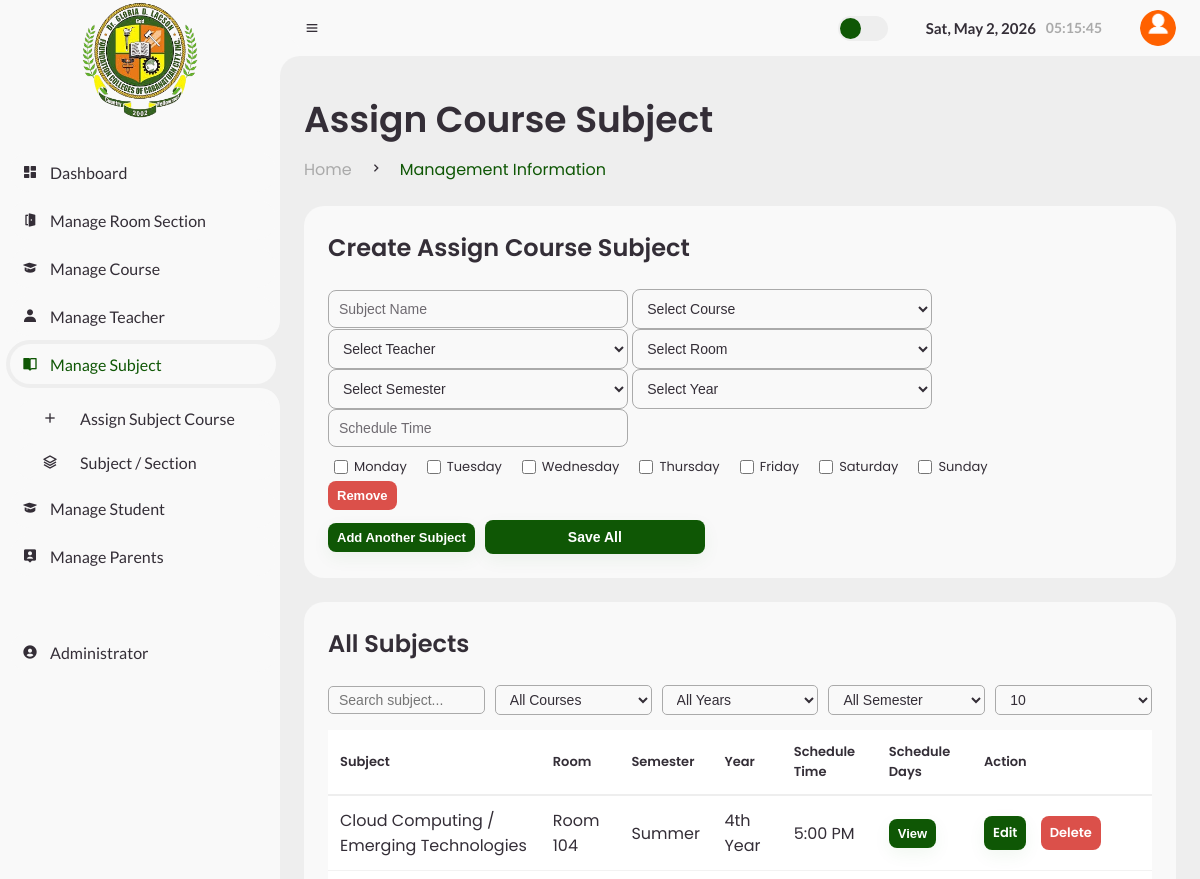
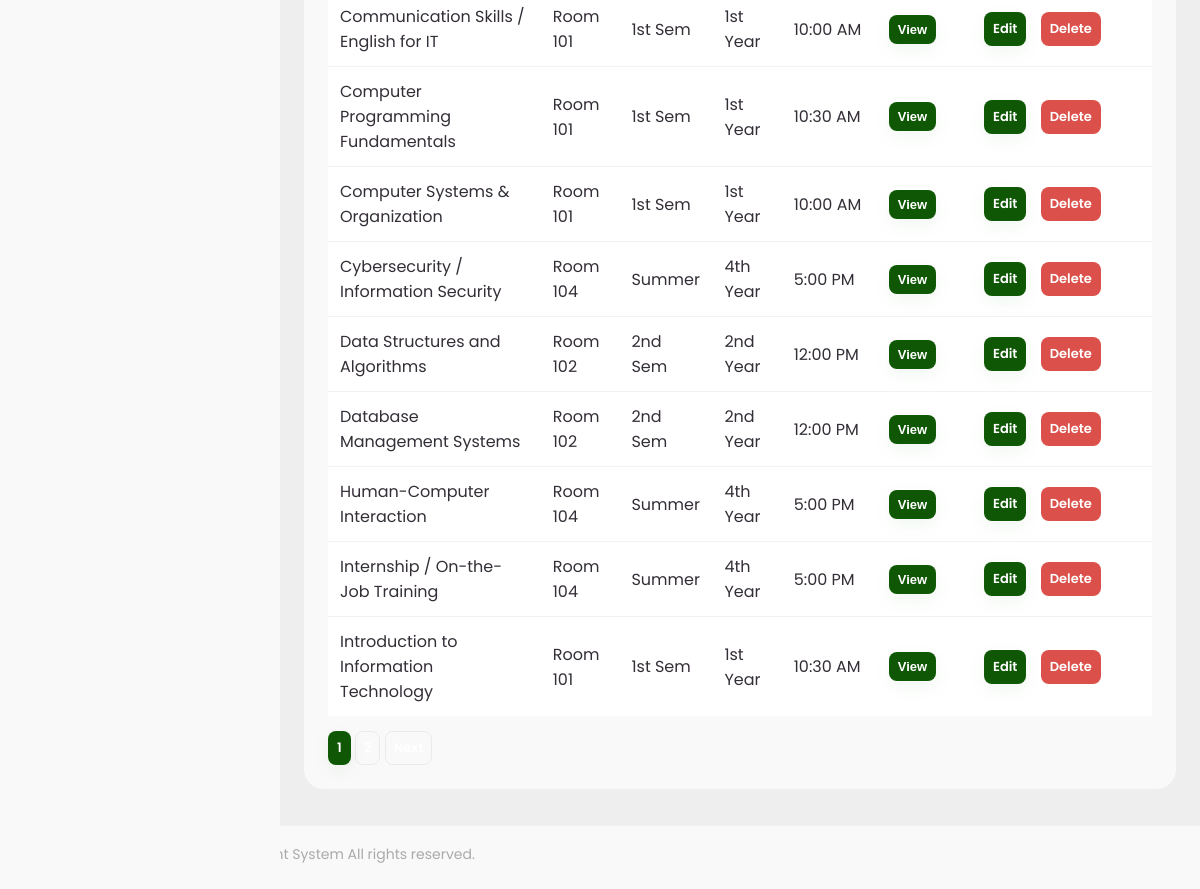
The app's page /Admin/assign_course_subject.php (signed in) with its own data (2 pictures, top to bottom).
### tables this page shows
CREATE TABLE `subjects` (
  `subject_id` int(11) NOT NULL,
  `subject_name` varchar(100) NOT NULL,
  `course_id` int(11) NOT NULL,
  `teacher_id` int(11) NOT NULL,
  `room_id` int(11) DEFAULT NULL,
  `schedule_time` varchar(100) DEFAULT NULL,
  `schedule_days` varchar(100) DEFAULT NULL,
  `semester` enum('1st Sem','2nd Sem','3rd Sem','Summer') DEFAULT NULL,
  `year` enum('1st Year','2nd Year','3rd Year','4th Year') DEFAULT NULL
);

CREATE TABLE `rooms` (
  `room_id` int(11) NOT NULL,
  `room_name` varchar(50) NOT NULL
);

### Admin/assign_course_subject.php (the view, shortened to what this page needs)
<?php
include 'header.php';
$search = $_GET['search'] ?? '';
$page = $_GET['page'] ?? 1;
$limit = $_GET['limit'] ?? 10;
$offset = ($page-1)*$limit;
$where = "WHERE 1";
$totalQuery = mysqli_query($conn, "SELECT COUNT(*) as total
                                   FROM subjects s
                                   LEFT JOIN courses c ON s.course_id=c.course_id
                                   LEFT JOIN rooms r ON s.room_id=r.room_id
                                   LEFT JOIN teachers tt ON s.teacher_id=tt.teacher_id
                                   LEFT JOIN users u ON tt.user_id=u.user_id
                                   $where");
$total = mysqli_fetch_assoc($totalQuery)['total'];
$totalPages = ceil($total/$limit);
$data = mysqli_query($conn, "
    SELECT s.*, c.course_name, r.room_name, CONCAT(u.first_name,' ',u.last_name) as teacher_name,
           (SELECT COUNT(*) FROM student_subjects ss WHERE ss.subject_id=s.subject_id) as assigned_count
    FROM subjects s
    LEFT JOIN courses c ON s.course_id=c.course_id
    LEFT JOIN rooms r ON s.room_id=r.room_id
    LEFT JOIN teachers tt ON s.teacher_id=tt.teacher_id
    LEFT JOIN users u ON tt.user_id=u.user_id
    $where
    ORDER BY s.subject_name ASC
    LIMIT $offset, $limit
");
?>
<main>
<div class="head-title">
    <div class="left">
        <h1>Assign Course Subject</h1>
        <ul class="breadcrumb">
            <li><a href="#">Home</a></li>
            <li><i class='bx bx-chevron-right'></i></li>
            <li><a class="active">Management Information</a></li>
        </ul>
    </div>
</div>
<div class="table-data">
<div class="order">
<div class="head"><h3><?= isset($row) ? "Update Assign Course Subject" : "Create Assign Course Subject" ?></h3></div>
<form method="POST" class="form-class" id="subjectForm">
    <div id="subjectRows">
        <div class="subject-row">
            <input type="text" name="subjectName[]" class="search-input" placeholder="Subject Name" required>
            <select name="courseId[]" class="search-input" required>
                <option value="">Select Course</option>
            </select>
            <select name="teacherId[]" class="search-input" required>
                <option value="">Select Teacher</option>
            </select>
            <select name="roomId[]" class="search-input">
                <option value="">Select Room</option>
            </select>
            <select name="semester[]" class="search-input" required>
                <option value="">Select Semester</option>
            </select>
            <select name="year[]" class="search-input" required>
                <option value="">Select Year</option>
            </select>
            <input type="text" name="scheduleTime[]" class="search-input" placeholder="Schedule Time">
            <div class="days-wrap compact">
                <?php $days=['Monday','Tuesday','Wednesday','Thursday','Friday','Saturday','Sunday'];
                foreach($days as $d){ ?>
                    <label class='day-item'>
                        <input type='checkbox' name='scheduleDays[0][]' value='<?= $d ?>'>
                        <span><?= $d ?></span>
                    </label>
                <?php } ?>
            </div>
            <button type="button" class="btn small danger removeRow">Remove</button>
        </div>
    </div>
    <button type="button" class="btn small primary" id="addRow">Add Another Subject</button>
    <div class="form-actions">
        <?php if(isset($row)){ ?>
            <button name="update" class="btn primary">Update</button>
            <button type="button" id="cancelBtn" class="btn">Cancel</button>
        <?php } else { ?>
            <button name="save" class="btn primary">Save All</button>
        <?php } ?>
    </div>
</form>
</div>
</div>
<div class="table-data">
<div class="order">
<div class="head flex-between"><h3>All Subjects</h3></div>
<div class="row-controls">
<input type="search" id="searchInput" class="search-input" placeholder="Search subject..." value="<?= htmlspecialchars($search) ?>">
<select id="courseFilter" class="search-input">
    <option value="">All Courses</option>
</select>
<select id="yearFilter" class="search-input">
    <option value="">All Years</option>
</select>
<select id="semFilter" class="search-input">
    <option value="">All Semester</option>
</select>
<select id="limitFilter" class="search-input">
    <?php foreach([5,10,25,50] as $l){ $sel=$limit==$l?'selected':''; ?>
    <option value="<?= $l ?>" <?= $sel ?>><?= $l ?></option>
    <?php } ?>
</select>
</div>
<table>
<thead>
<tr>
<th>Subject</th>
<th>Room</th>
<th>Semester</th>
<th>Year</th>
<th>Schedule Time</th>
<th>Schedule Days</th>
<th>Action</th>
</tr>
</thead>
<tbody>
<?php if(mysqli_num_rows($data)>0){
while($r=mysqli_fetch_assoc($data)){
?>
<tr>
<td><?= $r['subject_name'] ?></td>
<td><?= $r['room_name']??'' ?></td>
<td><?= $r['semester'] ?></td>
<td><?= $r['year'] ?></td>
<td><?= $r['schedule_time'] ?></td>
<td><button type="button" class="btn small primary" data-days="<?= htmlspecialchars($r['schedule_days'],ENT_QUOTES) ?>" onclick="openDaysModal(this)">View</button></td>
<td>
<a href="?action=edit&id=<?= $r['subject_id'] ?>" class="btn small primary">Edit</a>
<a href="?action=delete&id=<?= $r['subject_id'] ?>" class="btn small danger" onclick="return confirm('Delete subject?')">Delete</a>
</td>
</tr>
<?php }} else { ?>
<tr><td colspan="10">No records found</td></tr>
<?php } ?>
</tbody>
</table>
<div class="mt-15">
<?php for($i=1;$i<=$totalPages;$i++){ ?>
<a href="?page=<?= $i ?>" class="btn small <?= $i==$page?'primary':'' ?>"><?= $i ?></a>
<?php } ?>
<?php if($page<$totalPages){ ?><a href="?page=<?= $page+1 ?>" class="btn small">Next</a><?php } ?>
</div>
</div>
</div>
</main>
<?php include 'stms_footer.php'; ?>

### Admin/sidebar.php (shortened to what this page needs)
<section id="sidebar">
<?php
	$current = basename($_SERVER['PHP_SELF']);
	$subwrapPages = [
		'manage-room' => ['create_room_section.php'],
		'manage-subject' => ['assign_course_subject.php','subject_section.php'],
		'manage-course' => ['create_course.php','course_management.php','all_courses.php'],
		'manage-teacher' => ['create_teacher.php','teachers_year1.php','teachers_year2.php','teachers_year3.php','teachers_year4.php','all_teachers.php'],
		'manage-student' => ['create_student.php','assign_students_course.php','students_per_subject.php','academic_history.php'],
		'manage-parents' => ['create_parents.php','assign_parents.php'],
		'administrator' => ['account.php']
	];
	function is_active($files, $current){
		return in_array($current, $files) ? 'active' : '';
	}
	function should_show($files, $current){
		return in_array($current, $files) ? 'show' : '';
	}
?>
	<a href="#" class="brand">
		<img src="../stms_images/logo/lacson.png" alt="Stms Logo">
	</a>
	<ul class="side-menu top">
		<li class="<?php echo ($current == 'index.php') ? 'active' : ''; ?>">
			<a href="index.php">
				<i class='bx bxs-dashboard'></i>
				<span class="text">Dashboard</span>
			</a>
		</li>
		<li class="<?php echo is_active($subwrapPages['manage-room'], $current); ?>">
			<a href="#" id="manage-room-btn">
				<i class='bx bxs-door-open'></i>
				<span class="text">Manage Room Section</span>
			</a>
		</li>
		<li class="<?php echo is_active($subwrapPages['manage-course'], $current); ?>">
			<a href="#" id="manage-course-btn">
				<i class='bx bxs-graduation'></i>
				<span class="text">Manage Course</span>
			</a>
		</li>
		<li class="<?php echo is_active($subwrapPages['manage-teacher'], $current); ?>">
			<a href="#" id="manage-teacher-btn">
				<i class='bx bxs-user'></i>
				<span class="text">Manage Teacher</span>
			</a>
		</li>
		<li class="<?php echo is_active($subwrapPages['manage-subject'], $current); ?>">
			<a href="#" id="manage-subject-btn">
				<i class='bx bxs-book-open'></i>
				<span class="text">Manage Subject</span>
			</a>
		</li>
		<ul class="create-section <?php echo should_show($subwrapPages['manage-subject'], $current); ?>" id="manage-subject-subwrap">
			<li><a href="assign_course_subject.php"><i class='bx bx-plus'></i><span class="text">Assign Subject Course</span></a></li>
			<li><a href="subject_section.php"><i class='bx bx-layer'></i><span class="text">Subject / Section</span></a></li>
		</ul>
		<li class="<?php echo is_active($subwrapPages['manage-student'], $current); ?>">
			<a href="#" id="manage-student-btn">
				<i class='bx bxs-graduation'></i>
				<span class="text">Manage Student</span>
			</a>
		</li>
		<li class="<?php echo is_active($subwrapPages['manage-parents'], $current); ?>">
			<a href="#" id="manage-parents-btn">
				<i class='bx bxs-user-pin'></i>
				<span class="text">Manage Parents</span>
			</a>
		</li>
	<ul class="side-menu">
		<li class="<?php echo is_active($subwrapPages['administrator'], $current); ?>">
			<a href="account.php">
				<i class='bx bxs-user-circle'></i>
				<span class="text">Administrator</span>
			</a>
		</li>
	</ul>
</section>

### Admin/header.php (shortened to what this page needs)
<?php
include_once 'sidebar.php';
?>
<!DOCTYPE html>
<html lang="en">
<head>
	<link href='https://unpkg.com/boxicons@2.0.9/css/boxicons.min.css' rel='stylesheet'>
	<link rel="stylesheet" href="../Css/stms.css">
</head>
<body>
	<section id="content">
		<nav>
			<i class='bx bx-menu' ></i>
			<div class="form-placeholder" aria-hidden="true"></div>
			<label for="switch-mode" class="switch-mode"></label>
			<div class="datetime" aria-live="polite">
				<span id="current-date">--</span>
				<span id="current-time">--:--:--</span>
			</div>
			<div class="profile-container" id="profile-container">
				<a href="#" id="profile-button" class="profile" title="Edit profile" role="button" aria-haspopup="true" aria-expanded="false">
					<img id="profile-img" src="../stms_images/admin/admin.png" alt="profile">
				</a>
			</div>
		</nav>

### Admin/stms_footer.php (shortened to what this page needs)
<footer class="brgy-footer">
	<div class="footer-inner">
		<div class="footer-left">
			<p>@ <?php echo date("Y"); ?> Student Tracking Management System All rights reserved.</p>
		</div>
	</div>
</footer>

### Admin/header.php (style rules this page uses)
.profile-container { position:relative;display:inline-block }
.profile { display:inline-flex;align-items:center;justify-content:center }

### records on screen
subjects: subject_name "Cloud Computing / Emerging Technologies", room.room_name "Room 104", semester "Summer", year "4th Year", schedule_time "5:00 PM"
subjects: subject_name "Communication Skills / English for IT", room.room_name "Room 101", semester "1st Sem", year "1st Year", schedule_time "10:00 AM"
subjects: subject_name "Computer Programming Fundamentals", room.room_name "Room 101", semester "1st Sem", year "1st Year", schedule_time "10:30 AM"
subjects: subject_name "Computer Systems & Organization", room.room_name "Room 101", semester "1st Sem", year "1st Year", schedule_time "10:00 AM"
subjects: subject_name "Cybersecurity / Information Security", room.room_name "Room 104", semester "Summer", year "4th Year", schedule_time "5:00 PM"
subjects: subject_name "Data Structures and Algorithms", room.room_name "Room 102", semester "2nd Sem", year "2nd Year", schedule_time "12:00 PM"
subjects: subject_name "Database Management Systems", room.room_name "Room 102", semester "2nd Sem", year "2nd Year", schedule_time "12:00 PM"
subjects: subject_name "Human-Computer Interaction", room.room_name "Room 104", semester "Summer", year "4th Year", schedule_time "5:00 PM"
subjects: subject_name "Internship / On-the-Job Training", room.room_name "Room 104", semester "Summer", year "4th Year", schedule_time "5:00 PM"
subjects: subject_name "Introduction to Information Technology", room.room_name "Room 101", semester "1st Sem", year "1st Year", schedule_time "10:30 AM"

### other values on screen
$d "Monday"
$d "Tuesday"
$d "Wednesday"
$d "Thursday"
$d "Friday"
$d "Saturday"
$d "Sunday"
form field value "10"
